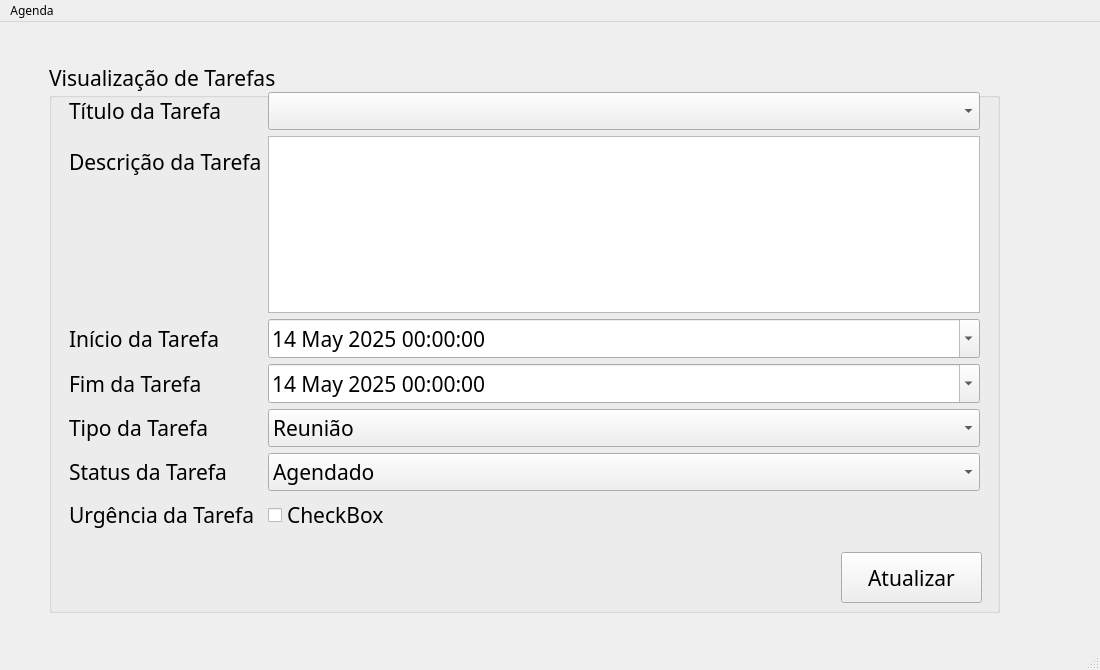
<?xml version="1.0" encoding="UTF-8"?>
<ui version="4.0">
 <class>MainWindow</class>
 <widget class="QMainWindow" name="MainWindow">
  <property name="geometry">
   <rect>
    <x>0</x>
    <y>0</y>
    <width>1100</width>
    <height>670</height>
   </rect>
  </property>
  <property name="minimumSize">
   <size>
    <width>1100</width>
    <height>670</height>
   </size>
  </property>
  <property name="maximumSize">
   <size>
    <width>1100</width>
    <height>670</height>
   </size>
  </property>
  <property name="font">
   <font>
    <family>MS PGothic</family>
   </font>
  </property>
  <property name="windowTitle">
   <string>MainWindow</string>
  </property>
  <widget class="QWidget" name="centralwidget">
   <widget class="QStackedWidget" name="stackedWidget">
    <property name="geometry">
     <rect>
      <x>49</x>
      <y>20</y>
      <width>1011</width>
      <height>631</height>
     </rect>
    </property>
    <property name="currentIndex">
     <number>1</number>
    </property>
    <widget class="QWidget" name="page">
     <widget class="QGroupBox" name="groupBox">
      <property name="geometry">
       <rect>
        <x>0</x>
        <y>20</y>
        <width>951</width>
        <height>551</height>
       </rect>
      </property>
      <property name="font">
       <font>
        <pointsize>16</pointsize>
       </font>
      </property>
      <property name="title">
       <string>Cadastro de Tarefas</string>
      </property>
      <widget class="QWidget" name="formLayoutWidget">
       <property name="geometry">
        <rect>
         <x>20</x>
         <y>30</y>
         <width>911</width>
         <height>441</height>
        </rect>
       </property>
       <layout class="QFormLayout" name="formLayout">
        <item row="0" column="0">
         <widget class="QLabel" name="label_cadastro_titulo">
          <property name="text">
           <string>Título da Tarefa</string>
          </property>
         </widget>
        </item>
        <item row="0" column="1">
         <widget class="QLineEdit" name="lineEdit_cadastro_titulo"/>
        </item>
        <item row="1" column="0">
         <widget class="QLabel" name="label_cadastro_descricao">
          <property name="text">
           <string>Descrição da Tarefa</string>
          </property>
         </widget>
        </item>
        <item row="1" column="1">
         <widget class="QTextEdit" name="textEdit_cadastro_descricao"/>
        </item>
        <item row="2" column="0">
         <widget class="QLabel" name="label_cadastro_inicio">
          <property name="text">
           <string>Início da Tarefa</string>
          </property>
         </widget>
        </item>
        <item row="3" column="0">
         <widget class="QLabel" name="label_cadastro_fim">
          <property name="text">
           <string>Fim da Tarefa</string>
          </property>
         </widget>
        </item>
        <item row="2" column="1">
         <widget class="QDateTimeEdit" name="dateTimeEdit_cadastro_inicio">
          <property name="date">
           <date>
            <year>2025</year>
            <month>5</month>
            <day>14</day>
           </date>
          </property>
          <property name="calendarPopup">
           <bool>true</bool>
          </property>
         </widget>
        </item>
        <item row="3" column="1">
         <widget class="QDateTimeEdit" name="dateTimeEdit_cadastro_fim">
          <property name="date">
           <date>
            <year>2025</year>
            <month>5</month>
            <day>14</day>
           </date>
          </property>
          <property name="calendarPopup">
           <bool>true</bool>
          </property>
         </widget>
        </item>
        <item row="4" column="0">
         <widget class="QLabel" name="label_cadastro_tipo">
          <property name="text">
           <string>Tipo da Tarefa</string>
          </property>
         </widget>
        </item>
        <item row="4" column="1">
         <widget class="QComboBox" name="comboBox_cadastro_tipo">
          <item>
           <property name="text">
            <string>Reunião</string>
           </property>
          </item>
          <item>
           <property name="text">
            <string>Médico</string>
           </property>
          </item>
          <item>
           <property name="text">
            <string>Trabalho</string>
           </property>
          </item>
          <item>
           <property name="text">
            <string>Lazer</string>
           </property>
          </item>
          <item>
           <property name="text">
            <string>Descanso</string>
           </property>
          </item>
         </widget>
        </item>
        <item row="5" column="0">
         <widget class="QLabel" name="label_cadastro_status">
          <property name="text">
           <string>Status da Tarefa</string>
          </property>
         </widget>
        </item>
        <item row="5" column="1">
         <widget class="QComboBox" name="comboBox_cadastro_status">
          <item>
           <property name="text">
            <string>Agendado</string>
           </property>
          </item>
          <item>
           <property name="text">
            <string>Confirmado</string>
           </property>
          </item>
          <item>
           <property name="text">
            <string>Cancelado</string>
           </property>
          </item>
          <item>
           <property name="text">
            <string>Reagendado</string>
           </property>
          </item>
         </widget>
        </item>
        <item row="6" column="0">
         <widget class="QLabel" name="label_cadastro_urgencia">
          <property name="text">
           <string>Urgência da Tarefa</string>
          </property>
         </widget>
        </item>
        <item row="6" column="1">
         <widget class="QCheckBox" name="checkBox_cadastro">
          <property name="text">
           <string>CheckBox</string>
          </property>
         </widget>
        </item>
       </layout>
      </widget>
      <widget class="QPushButton" name="pushButto_limpar">
       <property name="geometry">
        <rect>
         <x>792</x>
         <y>490</y>
         <width>141</width>
         <height>51</height>
        </rect>
       </property>
       <property name="text">
        <string>Limpar</string>
       </property>
      </widget>
      <widget class="QPushButton" name="pushButton_ok">
       <property name="geometry">
        <rect>
         <x>640</x>
         <y>490</y>
         <width>141</width>
         <height>51</height>
        </rect>
       </property>
       <property name="text">
        <string>Ok</string>
       </property>
      </widget>
     </widget>
    </widget>
    <widget class="QWidget" name="page_2">
     <widget class="QGroupBox" name="groupBox_2">
      <property name="geometry">
       <rect>
        <x>0</x>
        <y>20</y>
        <width>951</width>
        <height>551</height>
       </rect>
      </property>
      <property name="font">
       <font>
        <pointsize>16</pointsize>
       </font>
      </property>
      <property name="title">
       <string>Visualização de Tarefas</string>
      </property>
      <widget class="QWidget" name="formLayoutWidget_2">
       <property name="geometry">
        <rect>
         <x>20</x>
         <y>30</y>
         <width>911</width>
         <height>441</height>
        </rect>
       </property>
       <layout class="QFormLayout" name="formLayout_2">
        <item row="0" column="0">
         <widget class="QLabel" name="label_visualizar_titulo">
          <property name="text">
           <string>Título da Tarefa</string>
          </property>
         </widget>
        </item>
        <item row="1" column="0">
         <widget class="QLabel" name="label_cadastro_descricao_2">
          <property name="text">
           <string>Descrição da Tarefa</string>
          </property>
         </widget>
        </item>
        <item row="1" column="1">
         <widget class="QTextEdit" name="textEdit_visualizar_descricao"/>
        </item>
        <item row="2" column="0">
         <widget class="QLabel" name="label_cadastro_inicio_2">
          <property name="text">
           <string>Início da Tarefa</string>
          </property>
         </widget>
        </item>
        <item row="3" column="0">
         <widget class="QLabel" name="label_cadastro_fim_2">
          <property name="text">
           <string>Fim da Tarefa</string>
          </property>
         </widget>
        </item>
        <item row="2" column="1">
         <widget class="QDateTimeEdit" name="dateTimeEdit_visualizar_inicio">
          <property name="date">
           <date>
            <year>2025</year>
            <month>5</month>
            <day>14</day>
           </date>
          </property>
          <property name="calendarPopup">
           <bool>true</bool>
          </property>
         </widget>
        </item>
        <item row="3" column="1">
         <widget class="QDateTimeEdit" name="dateTimeEdit_visualizar_fim">
          <property name="date">
           <date>
            <year>2025</year>
            <month>5</month>
            <day>14</day>
           </date>
          </property>
          <property name="calendarPopup">
           <bool>true</bool>
          </property>
         </widget>
        </item>
        <item row="4" column="0">
         <widget class="QLabel" name="label_cadastro_tipo_2">
          <property name="text">
           <string>Tipo da Tarefa</string>
          </property>
         </widget>
        </item>
        <item row="4" column="1">
         <widget class="QComboBox" name="comboBox_visualizar_tipo">
          <item>
           <property name="text">
            <string>Reunião</string>
           </property>
          </item>
          <item>
           <property name="text">
            <string>Médico</string>
           </property>
          </item>
          <item>
           <property name="text">
            <string>Trabalho</string>
           </property>
          </item>
          <item>
           <property name="text">
            <string>Lazer</string>
           </property>
          </item>
          <item>
           <property name="text">
            <string>Descanso</string>
           </property>
          </item>
         </widget>
        </item>
        <item row="5" column="0">
         <widget class="QLabel" name="label_cadastro_status_2">
          <property name="text">
           <string>Status da Tarefa</string>
          </property>
         </widget>
        </item>
        <item row="5" column="1">
         <widget class="QComboBox" name="comboBox_visualizar_status">
          <item>
           <property name="text">
            <string>Agendado</string>
           </property>
          </item>
          <item>
           <property name="text">
            <string>Confirmado</string>
           </property>
          </item>
          <item>
           <property name="text">
            <string>Cancelado</string>
           </property>
          </item>
          <item>
           <property name="text">
            <string>Reagendado</string>
           </property>
          </item>
         </widget>
        </item>
        <item row="6" column="0">
         <widget class="QLabel" name="label_cadastro_urgencia_2">
          <property name="text">
           <string>Urgência da Tarefa</string>
          </property>
         </widget>
        </item>
        <item row="6" column="1">
         <widget class="QCheckBox" name="checkBox_visualizar">
          <property name="text">
           <string>CheckBox</string>
          </property>
         </widget>
        </item>
        <item row="0" column="1">
         <widget class="QComboBox" name="comboBox_visualizar_titulo"/>
        </item>
       </layout>
      </widget>
      <widget class="QPushButton" name="pushButton_atualizar">
       <property name="geometry">
        <rect>
         <x>792</x>
         <y>490</y>
         <width>141</width>
         <height>51</height>
        </rect>
       </property>
       <property name="text">
        <string>Atualizar</string>
       </property>
      </widget>
     </widget>
    </widget>
   </widget>
  </widget>
  <widget class="QMenuBar" name="menubar">
   <property name="geometry">
    <rect>
     <x>0</x>
     <y>0</y>
     <width>1100</width>
     <height>21</height>
    </rect>
   </property>
   <widget class="QMenu" name="menuAgenda">
    <property name="title">
     <string>Agenda</string>
    </property>
    <addaction name="actionCadastrar"/>
    <addaction name="actionVisualizar"/>
   </widget>
   <addaction name="menuAgenda"/>
  </widget>
  <widget class="QStatusBar" name="statusbar"/>
  <action name="actionCadastrar">
   <property name="text">
    <string>Cadastrar</string>
   </property>
  </action>
  <action name="actionVisualizar">
   <property name="text">
    <string>Visualizar</string>
   </property>
  </action>
 </widget>
 <resources/>
 <connections/>
</ui>
